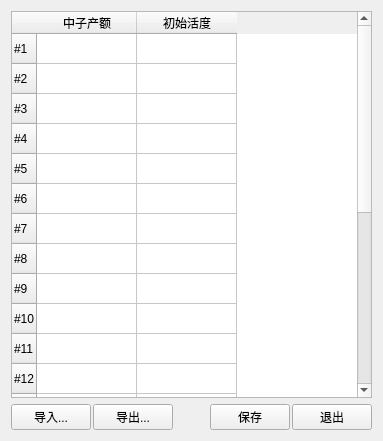
<?xml version="1.0" encoding="UTF-8"?>
<ui version="4.0">
 <class>NeutronYieldCalibration</class>
 <widget class="QWidget" name="NeutronYieldCalibration">
  <property name="geometry">
   <rect>
    <x>0</x>
    <y>0</y>
    <width>383</width>
    <height>441</height>
   </rect>
  </property>
  <property name="windowTitle">
   <string>中子产额刻度</string>
  </property>
  <layout class="QVBoxLayout" name="verticalLayout">
   <item>
    <widget class="QTableWidget" name="tableWidget">
     <row>
      <property name="text">
       <string>#1</string>
      </property>
     </row>
     <row>
      <property name="text">
       <string>#2</string>
      </property>
     </row>
     <row>
      <property name="text">
       <string>#3</string>
      </property>
     </row>
     <row>
      <property name="text">
       <string>#4</string>
      </property>
     </row>
     <row>
      <property name="text">
       <string>#5</string>
      </property>
     </row>
     <row>
      <property name="text">
       <string>#6</string>
      </property>
     </row>
     <row>
      <property name="text">
       <string>#7</string>
      </property>
     </row>
     <row>
      <property name="text">
       <string>#8</string>
      </property>
     </row>
     <row>
      <property name="text">
       <string>#9</string>
      </property>
     </row>
     <row>
      <property name="text">
       <string>#10</string>
      </property>
     </row>
     <row>
      <property name="text">
       <string>#11</string>
      </property>
     </row>
     <row>
      <property name="text">
       <string>#12</string>
      </property>
     </row>
     <row>
      <property name="text">
       <string>#13</string>
      </property>
     </row>
     <row>
      <property name="text">
       <string>#14</string>
      </property>
     </row>
     <row>
      <property name="text">
       <string>#15</string>
      </property>
     </row>
     <row>
      <property name="text">
       <string>#16</string>
      </property>
     </row>
     <row>
      <property name="text">
       <string>#17</string>
      </property>
     </row>
     <row>
      <property name="text">
       <string>#18</string>
      </property>
     </row>
     <row>
      <property name="text">
       <string>#19</string>
      </property>
     </row>
     <row>
      <property name="text">
       <string>#20</string>
      </property>
     </row>
     <row>
      <property name="text">
       <string>#21</string>
      </property>
     </row>
     <row>
      <property name="text">
       <string>#22</string>
      </property>
     </row>
     <row>
      <property name="text">
       <string>#24</string>
      </property>
     </row>
     <column>
      <property name="text">
       <string>中子产额</string>
      </property>
     </column>
     <column>
      <property name="text">
       <string>初始活度</string>
      </property>
     </column>
    </widget>
   </item>
   <item>
    <layout class="QHBoxLayout" name="horizontalLayout">
     <property name="spacing">
      <number>2</number>
     </property>
     <item>
      <widget class="QPushButton" name="pushButton_import">
       <property name="text">
        <string>导入...</string>
       </property>
      </widget>
     </item>
     <item>
      <widget class="QPushButton" name="pushButton_export">
       <property name="text">
        <string>导出...</string>
       </property>
      </widget>
     </item>
     <item>
      <spacer name="horizontalSpacer">
       <property name="orientation">
        <enum>Qt::Horizontal</enum>
       </property>
       <property name="sizeHint" stdset="0">
        <size>
         <width>40</width>
         <height>20</height>
        </size>
       </property>
      </spacer>
     </item>
     <item>
      <widget class="QPushButton" name="pushButton_save">
       <property name="text">
        <string>保存</string>
       </property>
      </widget>
     </item>
     <item>
      <widget class="QPushButton" name="pushButton_cancel">
       <property name="text">
        <string>退出</string>
       </property>
      </widget>
     </item>
    </layout>
   </item>
  </layout>
 </widget>
 <resources/>
 <connections/>
</ui>
